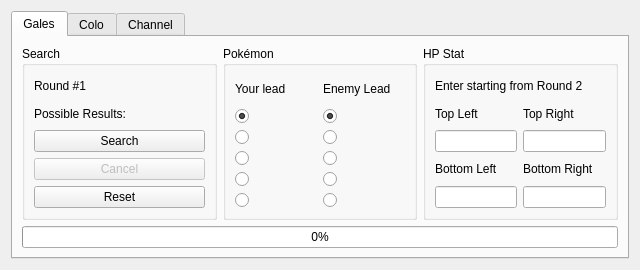
<?xml version="1.0" encoding="UTF-8"?>
<ui version="4.0">
 <class>GameCubeSeedFinder</class>
 <widget class="QWidget" name="GameCubeSeedFinder">
  <property name="geometry">
   <rect>
    <x>0</x>
    <y>0</y>
    <width>640</width>
    <height>270</height>
   </rect>
  </property>
  <property name="minimumSize">
   <size>
    <width>640</width>
    <height>270</height>
   </size>
  </property>
  <property name="windowTitle">
   <string>GameCube Seed Finder</string>
  </property>
  <layout class="QGridLayout" name="gridLayout">
   <item row="0" column="0">
    <widget class="QTabWidget" name="tabWidget">
     <widget class="QWidget" name="tabGales">
      <attribute name="title">
       <string>Gales</string>
      </attribute>
      <layout class="QGridLayout" name="gridLayout_6">
       <item row="0" column="0">
        <widget class="QGroupBox" name="groupBoxGalesSearch">
         <property name="sizePolicy">
          <sizepolicy hsizetype="Preferred" vsizetype="Preferred">
           <horstretch>1</horstretch>
           <verstretch>0</verstretch>
          </sizepolicy>
         </property>
         <property name="title">
          <string>Search</string>
         </property>
         <layout class="QGridLayout" name="gridLayout_7">
          <item row="0" column="0">
           <widget class="QLabel" name="labelGalesRound">
            <property name="text">
             <string>Round #1</string>
            </property>
           </widget>
          </item>
          <item row="1" column="0">
           <widget class="QLabel" name="labelGalesResults">
            <property name="text">
             <string>Possible Results:</string>
            </property>
           </widget>
          </item>
          <item row="2" column="0">
           <widget class="QPushButton" name="pushButtonGalesSearch">
            <property name="text">
             <string>Search</string>
            </property>
           </widget>
          </item>
          <item row="3" column="0">
           <widget class="QPushButton" name="pushButtonGalesCancel">
            <property name="enabled">
             <bool>false</bool>
            </property>
            <property name="text">
             <string>Cancel</string>
            </property>
           </widget>
          </item>
          <item row="4" column="0">
           <widget class="QPushButton" name="pushButtonGalesReset">
            <property name="text">
             <string>Reset</string>
            </property>
           </widget>
          </item>
         </layout>
        </widget>
       </item>
       <item row="0" column="1">
        <widget class="QGroupBox" name="groupBoxGalesPokemon">
         <property name="sizePolicy">
          <sizepolicy hsizetype="Preferred" vsizetype="Preferred">
           <horstretch>1</horstretch>
           <verstretch>0</verstretch>
          </sizepolicy>
         </property>
         <property name="title">
          <string>Pokémon</string>
         </property>
         <layout class="QGridLayout" name="gridLayout_8">
          <item row="3" column="1">
           <widget class="QRadioButton" name="radioButtonGalesMoltres">
            <attribute name="buttonGroup">
             <string notr="true">buttonGroupGalesEnemyLead</string>
            </attribute>
           </widget>
          </item>
          <item row="4" column="1">
           <widget class="QRadioButton" name="radioButtonGalesKangaskhan">
            <attribute name="buttonGroup">
             <string notr="true">buttonGroupGalesEnemyLead</string>
            </attribute>
           </widget>
          </item>
          <item row="2" column="0">
           <widget class="QRadioButton" name="radioButtonGalesMew">
            <attribute name="buttonGroup">
             <string notr="true">buttonGroupGalesYourLead</string>
            </attribute>
           </widget>
          </item>
          <item row="1" column="1">
           <widget class="QRadioButton" name="radioButtonGalesArticuno">
            <property name="checked">
             <bool>true</bool>
            </property>
            <attribute name="buttonGroup">
             <string notr="true">buttonGroupGalesEnemyLead</string>
            </attribute>
           </widget>
          </item>
          <item row="5" column="1">
           <widget class="QRadioButton" name="radioButtonGalesLatias">
            <attribute name="buttonGroup">
             <string notr="true">buttonGroupGalesEnemyLead</string>
            </attribute>
           </widget>
          </item>
          <item row="5" column="0">
           <widget class="QRadioButton" name="radioButtonGalesJirachi">
            <attribute name="buttonGroup">
             <string notr="true">buttonGroupGalesYourLead</string>
            </attribute>
           </widget>
          </item>
          <item row="0" column="1">
           <widget class="QLabel" name="labelGalesEnemyLead">
            <property name="text">
             <string>Enemy Lead</string>
            </property>
           </widget>
          </item>
          <item row="3" column="0">
           <widget class="QRadioButton" name="radioButtonGalesDeoxys">
            <attribute name="buttonGroup">
             <string notr="true">buttonGroupGalesYourLead</string>
            </attribute>
           </widget>
          </item>
          <item row="1" column="0">
           <widget class="QRadioButton" name="radioButtonGalesMewtwo">
            <property name="checked">
             <bool>true</bool>
            </property>
            <attribute name="buttonGroup">
             <string notr="true">buttonGroupGalesYourLead</string>
            </attribute>
           </widget>
          </item>
          <item row="2" column="1">
           <widget class="QRadioButton" name="radioButtonGalesZapdos">
            <attribute name="buttonGroup">
             <string notr="true">buttonGroupGalesEnemyLead</string>
            </attribute>
           </widget>
          </item>
          <item row="4" column="0">
           <widget class="QRadioButton" name="radioButtonGalesRayquaza">
            <attribute name="buttonGroup">
             <string notr="true">buttonGroupGalesYourLead</string>
            </attribute>
           </widget>
          </item>
          <item row="0" column="0">
           <widget class="QLabel" name="labelGalesYourLead">
            <property name="text">
             <string>Your lead</string>
            </property>
           </widget>
          </item>
         </layout>
        </widget>
       </item>
       <item row="0" column="2">
        <widget class="QGroupBox" name="groupBoxGalesHPStat">
         <property name="sizePolicy">
          <sizepolicy hsizetype="Preferred" vsizetype="Preferred">
           <horstretch>1</horstretch>
           <verstretch>0</verstretch>
          </sizepolicy>
         </property>
         <property name="title">
          <string>HP Stat</string>
         </property>
         <layout class="QGridLayout" name="gridLayout_9">
          <item row="2" column="0">
           <widget class="TextBox" name="textBoxGalesTopLeft"/>
          </item>
          <item row="1" column="0">
           <widget class="QLabel" name="labelGalesTopLeft">
            <property name="text">
             <string>Top Left</string>
            </property>
           </widget>
          </item>
          <item row="3" column="0">
           <widget class="QLabel" name="labelGalesBottomLeft">
            <property name="text">
             <string>Bottom Left</string>
            </property>
           </widget>
          </item>
          <item row="3" column="1">
           <widget class="QLabel" name="labelGalesBottomRight">
            <property name="text">
             <string>Bottom Right</string>
            </property>
           </widget>
          </item>
          <item row="4" column="0">
           <widget class="TextBox" name="textBoxGalesBottomLeft"/>
          </item>
          <item row="2" column="1">
           <widget class="TextBox" name="textBoxGalesTopRight"/>
          </item>
          <item row="1" column="1">
           <widget class="QLabel" name="labelGalesTopRight">
            <property name="text">
             <string>Top Right</string>
            </property>
           </widget>
          </item>
          <item row="4" column="1">
           <widget class="TextBox" name="textBoxGalesBottomRight"/>
          </item>
          <item row="0" column="0" colspan="2">
           <widget class="QLabel" name="labelGalesInfo">
            <property name="text">
             <string>Enter starting from Round 2</string>
            </property>
           </widget>
          </item>
         </layout>
        </widget>
       </item>
       <item row="1" column="0" colspan="3">
        <widget class="QProgressBar" name="progressBarGales">
         <property name="value">
          <number>0</number>
         </property>
        </widget>
       </item>
      </layout>
     </widget>
     <widget class="QWidget" name="tabColo">
      <attribute name="title">
       <string>Colo</string>
      </attribute>
      <layout class="QGridLayout" name="gridLayout_2">
       <item row="0" column="1">
        <widget class="QGroupBox" name="groupBoxColoTrainer">
         <property name="sizePolicy">
          <sizepolicy hsizetype="Preferred" vsizetype="Preferred">
           <horstretch>1</horstretch>
           <verstretch>0</verstretch>
          </sizepolicy>
         </property>
         <property name="title">
          <string>Trainer Name</string>
         </property>
         <layout class="QGridLayout" name="gridLayout_4">
          <item row="0" column="0">
           <widget class="QRadioButton" name="radioButtonColoWes">
            <property name="text">
             <string>Wes</string>
            </property>
            <property name="checked">
             <bool>true</bool>
            </property>
            <attribute name="buttonGroup">
             <string notr="true">buttonGroupColoTrainerName</string>
            </attribute>
           </widget>
          </item>
          <item row="1" column="0">
           <widget class="QRadioButton" name="radioButtonColoSeth">
            <property name="text">
             <string>Seth</string>
            </property>
            <attribute name="buttonGroup">
             <string notr="true">buttonGroupColoTrainerName</string>
            </attribute>
           </widget>
          </item>
          <item row="2" column="0">
           <widget class="QRadioButton" name="radioButtonColoThomas">
            <property name="text">
             <string>Thomas</string>
            </property>
            <attribute name="buttonGroup">
             <string notr="true">buttonGroupColoTrainerName</string>
            </attribute>
           </widget>
          </item>
         </layout>
        </widget>
       </item>
       <item row="0" column="0">
        <widget class="QGroupBox" name="groupBoxColoSearch">
         <property name="sizePolicy">
          <sizepolicy hsizetype="Preferred" vsizetype="Preferred">
           <horstretch>1</horstretch>
           <verstretch>0</verstretch>
          </sizepolicy>
         </property>
         <property name="title">
          <string>Search</string>
         </property>
         <layout class="QGridLayout" name="gridLayout_3">
          <item row="2" column="0">
           <widget class="QPushButton" name="pushButtonColoSearch">
            <property name="text">
             <string>Search</string>
            </property>
           </widget>
          </item>
          <item row="1" column="0">
           <widget class="QLabel" name="labelColoResults">
            <property name="text">
             <string>Possible Results:</string>
            </property>
           </widget>
          </item>
          <item row="4" column="0">
           <widget class="QPushButton" name="pushButtonColoReset">
            <property name="text">
             <string>Reset</string>
            </property>
           </widget>
          </item>
          <item row="3" column="0">
           <widget class="QPushButton" name="pushButtonColoCancel">
            <property name="enabled">
             <bool>false</bool>
            </property>
            <property name="text">
             <string>Cancel</string>
            </property>
           </widget>
          </item>
          <item row="0" column="0">
           <widget class="QLabel" name="labelColoRound">
            <property name="text">
             <string>Round #1</string>
            </property>
           </widget>
          </item>
         </layout>
        </widget>
       </item>
       <item row="0" column="2">
        <widget class="QGroupBox" name="groupBoxColoParty">
         <property name="sizePolicy">
          <sizepolicy hsizetype="Preferred" vsizetype="Preferred">
           <horstretch>1</horstretch>
           <verstretch>0</verstretch>
          </sizepolicy>
         </property>
         <property name="title">
          <string>Party Lead</string>
         </property>
         <layout class="QGridLayout" name="gridLayout_5">
          <item row="1" column="1">
           <widget class="QRadioButton" name="radioButtonColoSuicune">
            <attribute name="buttonGroup">
             <string notr="true">buttonGroupColoPartyLead</string>
            </attribute>
           </widget>
          </item>
          <item row="3" column="1">
           <widget class="QRadioButton" name="radioButtonColoHeracross">
            <attribute name="buttonGroup">
             <string notr="true">buttonGroupColoPartyLead</string>
            </attribute>
           </widget>
          </item>
          <item row="3" column="0">
           <widget class="QRadioButton" name="radioButtonColoRaikou">
            <attribute name="buttonGroup">
             <string notr="true">buttonGroupColoPartyLead</string>
            </attribute>
           </widget>
          </item>
          <item row="0" column="0">
           <widget class="QRadioButton" name="radioButtonColoBlaziken">
            <property name="checked">
             <bool>true</bool>
            </property>
            <attribute name="buttonGroup">
             <string notr="true">buttonGroupColoPartyLead</string>
            </attribute>
           </widget>
          </item>
          <item row="0" column="1">
           <widget class="QRadioButton" name="radioButtonColoMeganium">
            <attribute name="buttonGroup">
             <string notr="true">buttonGroupColoPartyLead</string>
            </attribute>
           </widget>
          </item>
          <item row="1" column="0">
           <widget class="QRadioButton" name="radioButtonColoEntei">
            <attribute name="buttonGroup">
             <string notr="true">buttonGroupColoPartyLead</string>
            </attribute>
           </widget>
          </item>
          <item row="2" column="1">
           <widget class="QRadioButton" name="radioButtonColoMetagross">
            <attribute name="buttonGroup">
             <string notr="true">buttonGroupColoPartyLead</string>
            </attribute>
           </widget>
          </item>
          <item row="2" column="0">
           <widget class="QRadioButton" name="radioButtonColoSwampert">
            <attribute name="buttonGroup">
             <string notr="true">buttonGroupColoPartyLead</string>
            </attribute>
           </widget>
          </item>
         </layout>
        </widget>
       </item>
       <item row="1" column="0" colspan="3">
        <widget class="QProgressBar" name="progressBarColo">
         <property name="value">
          <number>0</number>
         </property>
        </widget>
       </item>
      </layout>
     </widget>
     <widget class="QWidget" name="tabChannel">
      <attribute name="title">
       <string>Channel</string>
      </attribute>
      <layout class="QGridLayout" name="gridLayout_13">
       <item row="0" column="0">
        <widget class="QGroupBox" name="groupBoxChannelSearch">
         <property name="title">
          <string>Search</string>
         </property>
         <layout class="QGridLayout" name="gridLayout_14">
          <item row="0" column="0">
           <widget class="QLabel" name="labelChannelResult">
            <property name="text">
             <string>Result:</string>
            </property>
           </widget>
          </item>
          <item row="1" column="0">
           <widget class="QPushButton" name="pushButtonChannelSearch">
            <property name="text">
             <string>Search</string>
            </property>
           </widget>
          </item>
          <item row="2" column="0">
           <widget class="QPushButton" name="pushButtonChannelCancel">
            <property name="enabled">
             <bool>false</bool>
            </property>
            <property name="text">
             <string>Cancel</string>
            </property>
           </widget>
          </item>
         </layout>
        </widget>
       </item>
       <item row="0" column="2">
        <widget class="QGroupBox" name="groupBoxInputs">
         <property name="title">
          <string>Inputs</string>
         </property>
         <layout class="QGridLayout" name="gridLayout_11">
          <item row="0" column="0">
           <widget class="QTextEdit" name="textEditInputs">
            <property name="sizePolicy">
             <sizepolicy hsizetype="Preferred" vsizetype="Preferred">
              <horstretch>0</horstretch>
              <verstretch>0</verstretch>
             </sizepolicy>
            </property>
            <property name="readOnly">
             <bool>true</bool>
            </property>
           </widget>
          </item>
         </layout>
        </widget>
       </item>
       <item row="0" column="1">
        <widget class="QGroupBox" name="groupBoxChannelSettings">
         <property name="title">
          <string>Settings</string>
         </property>
         <layout class="QGridLayout" name="gridLayout_12">
          <item row="0" column="0" colspan="2">
           <layout class="QGridLayout" name="gridLayout_10">
            <item row="0" column="0">
             <widget class="QRadioButton" name="radioButtonSNOC">
              <property name="text">
               <string>S-&gt;N-&gt;O-&gt;C</string>
              </property>
              <property name="checked">
               <bool>true</bool>
              </property>
              <attribute name="buttonGroup">
               <string notr="true">buttonGroupChannel</string>
              </attribute>
             </widget>
            </item>
            <item row="0" column="1">
             <widget class="QRadioButton" name="radioButtonNSOC">
              <property name="text">
               <string>N-&gt;S-&gt;O-&gt;C</string>
              </property>
              <attribute name="buttonGroup">
               <string notr="true">buttonGroupChannel</string>
              </attribute>
             </widget>
            </item>
            <item row="1" column="0">
             <widget class="QRadioButton" name="radioButtonONSC">
              <property name="text">
               <string>O-&gt;N-&gt;S-&gt;C</string>
              </property>
              <attribute name="buttonGroup">
               <string notr="true">buttonGroupChannel</string>
              </attribute>
             </widget>
            </item>
            <item row="1" column="1">
             <widget class="QRadioButton" name="radioButtonNOSC">
              <property name="text">
               <string>N-&gt;O-&gt;S-&gt;C</string>
              </property>
              <attribute name="buttonGroup">
               <string notr="true">buttonGroupChannel</string>
              </attribute>
             </widget>
            </item>
            <item row="2" column="0">
             <widget class="QRadioButton" name="radioButtonSNCO">
              <property name="text">
               <string>S-&gt;N-&gt;C-&gt;O</string>
              </property>
              <attribute name="buttonGroup">
               <string notr="true">buttonGroupChannel</string>
              </attribute>
             </widget>
            </item>
            <item row="2" column="1">
             <widget class="QRadioButton" name="radioButtonNSCO">
              <property name="text">
               <string>N-&gt;S-&gt;C-&gt;O</string>
              </property>
              <attribute name="buttonGroup">
               <string notr="true">buttonGroupChannel</string>
              </attribute>
             </widget>
            </item>
            <item row="3" column="0">
             <widget class="QRadioButton" name="radioButtonCNSO">
              <property name="text">
               <string>C-&gt;N-&gt;S-&gt;O</string>
              </property>
              <attribute name="buttonGroup">
               <string notr="true">buttonGroupChannel</string>
              </attribute>
             </widget>
            </item>
            <item row="3" column="1">
             <widget class="QRadioButton" name="radioButtonNCSO">
              <property name="text">
               <string>N-&gt;C-&gt;S-&gt;O</string>
              </property>
              <attribute name="buttonGroup">
               <string notr="true">buttonGroupChannel</string>
              </attribute>
             </widget>
            </item>
            <item row="4" column="0">
             <widget class="QRadioButton" name="radioButtonONCS">
              <property name="text">
               <string>O-&gt;N-&gt;C-&gt;S</string>
              </property>
              <attribute name="buttonGroup">
               <string notr="true">buttonGroupChannel</string>
              </attribute>
             </widget>
            </item>
            <item row="4" column="1">
             <widget class="QRadioButton" name="radioButtonNOCS">
              <property name="text">
               <string>N-&gt;O-&gt;C-&gt;S</string>
              </property>
              <attribute name="buttonGroup">
               <string notr="true">buttonGroupChannel</string>
              </attribute>
             </widget>
            </item>
            <item row="5" column="0">
             <widget class="QRadioButton" name="radioButtonCNOS">
              <property name="text">
               <string>C-&gt;N-&gt;O-&gt;S</string>
              </property>
              <attribute name="buttonGroup">
               <string notr="true">buttonGroupChannel</string>
              </attribute>
             </widget>
            </item>
            <item row="5" column="1">
             <widget class="QRadioButton" name="radioButtonNCOS">
              <property name="text">
               <string>N-&gt;C-&gt;O-&gt;S</string>
              </property>
              <attribute name="buttonGroup">
               <string notr="true">buttonGroupChannel</string>
              </attribute>
             </widget>
            </item>
           </layout>
          </item>
          <item row="1" column="0">
           <widget class="QPushButton" name="pushButtonChannelAdd">
            <property name="text">
             <string>Add</string>
            </property>
           </widget>
          </item>
          <item row="1" column="1">
           <widget class="QPushButton" name="pushButtonChannelRemove">
            <property name="text">
             <string>Remove</string>
            </property>
           </widget>
          </item>
         </layout>
        </widget>
       </item>
       <item row="1" column="0" colspan="3">
        <widget class="QProgressBar" name="progressBarChannel">
         <property name="value">
          <number>0</number>
         </property>
        </widget>
       </item>
      </layout>
     </widget>
    </widget>
   </item>
  </layout>
 </widget>
 <customwidgets>
  <customwidget>
   <class>TextBox</class>
   <extends>QLineEdit</extends>
   <header>Forms/Controls/TextBox.hpp</header>
  </customwidget>
 </customwidgets>
 <tabstops>
  <tabstop>tabWidget</tabstop>
  <tabstop>pushButtonGalesSearch</tabstop>
  <tabstop>pushButtonGalesCancel</tabstop>
  <tabstop>pushButtonGalesReset</tabstop>
  <tabstop>radioButtonGalesMewtwo</tabstop>
  <tabstop>radioButtonGalesMew</tabstop>
  <tabstop>radioButtonGalesDeoxys</tabstop>
  <tabstop>radioButtonGalesRayquaza</tabstop>
  <tabstop>radioButtonGalesJirachi</tabstop>
  <tabstop>radioButtonGalesArticuno</tabstop>
  <tabstop>radioButtonGalesZapdos</tabstop>
  <tabstop>radioButtonGalesMoltres</tabstop>
  <tabstop>radioButtonGalesKangaskhan</tabstop>
  <tabstop>radioButtonGalesLatias</tabstop>
  <tabstop>textBoxGalesTopLeft</tabstop>
  <tabstop>textBoxGalesTopRight</tabstop>
  <tabstop>textBoxGalesBottomLeft</tabstop>
  <tabstop>textBoxGalesBottomRight</tabstop>
  <tabstop>pushButtonColoSearch</tabstop>
  <tabstop>pushButtonColoCancel</tabstop>
  <tabstop>pushButtonColoReset</tabstop>
  <tabstop>radioButtonColoWes</tabstop>
  <tabstop>radioButtonColoSeth</tabstop>
  <tabstop>radioButtonColoThomas</tabstop>
  <tabstop>radioButtonColoBlaziken</tabstop>
  <tabstop>radioButtonColoEntei</tabstop>
  <tabstop>radioButtonColoSwampert</tabstop>
  <tabstop>radioButtonColoRaikou</tabstop>
  <tabstop>radioButtonColoMeganium</tabstop>
  <tabstop>radioButtonColoSuicune</tabstop>
  <tabstop>radioButtonColoMetagross</tabstop>
  <tabstop>radioButtonColoHeracross</tabstop>
  <tabstop>pushButtonChannelSearch</tabstop>
  <tabstop>pushButtonChannelCancel</tabstop>
  <tabstop>radioButtonSNOC</tabstop>
  <tabstop>radioButtonONSC</tabstop>
  <tabstop>radioButtonSNCO</tabstop>
  <tabstop>radioButtonCNSO</tabstop>
  <tabstop>radioButtonONCS</tabstop>
  <tabstop>radioButtonCNOS</tabstop>
  <tabstop>pushButtonChannelAdd</tabstop>
  <tabstop>radioButtonNSOC</tabstop>
  <tabstop>radioButtonNOSC</tabstop>
  <tabstop>radioButtonNSCO</tabstop>
  <tabstop>radioButtonNCSO</tabstop>
  <tabstop>radioButtonNOCS</tabstop>
  <tabstop>radioButtonNCOS</tabstop>
  <tabstop>pushButtonChannelRemove</tabstop>
  <tabstop>textEditInputs</tabstop>
 </tabstops>
 <resources/>
 <connections/>
 <buttongroups>
  <buttongroup name="buttonGroupColoTrainerName"/>
  <buttongroup name="buttonGroupChannel"/>
  <buttongroup name="buttonGroupGalesEnemyLead"/>
  <buttongroup name="buttonGroupGalesYourLead"/>
  <buttongroup name="buttonGroupColoPartyLead"/>
 </buttongroups>
</ui>
